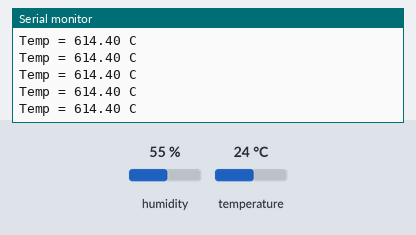
Bench run of a sketch on a simulated Arduino Uno, built with avr-gcc and run on an emulated ATmega328P. Shown: the last lines printed to the serial monitor. Wiring (inferred from the names in the program): DHT11 sensor: data pin 13. The test bench sets the inputs (shaded band); at power-on: temperature 24 °C, humidity 55 %.

Above: at 3.1 s.
3.2 s: temperature set to 12 °C
At 4.52 s:
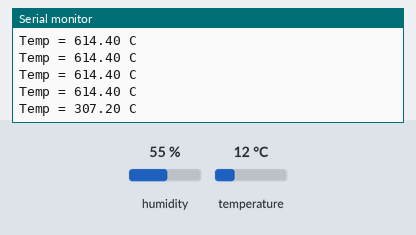
6.0 s: temperature set to 19 °C
At 6.28 s:
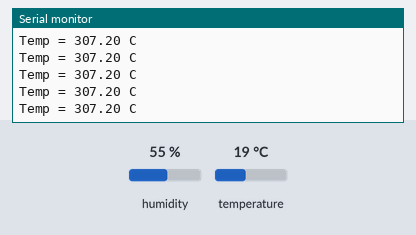
Timing chart, 0 to 9.0 s (numbered marks = the images above; inputs shaded):
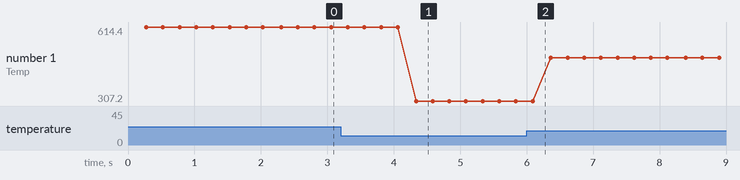

The sketch:

TestEnvironment.ino
```cpp
/*
This program is designed to test LED modules, and their
components. The sensors that report to this program were
placed in a controlled environment described in another
document.


This program is designed for a specific test environment.
Therefore, it cannot be used in other environments.

by Stephen Jefferson 3/24/2014
*/

//Temperature and humidity sensing
#include "LEDTest.h"
#define TEMPPIN 13    // modify to the pin we connected

LEDTest ledtest(TEMPPIN);


void setup() {
  //1
  Serial.begin(9600);
  Serial.println("LEDTemp test!");
  ledtest.begin();

}

void loop() {
  // Reading temperature or humidity takes about 250 milliseconds!
 // Sensor readings may also be up to 2 seconds 'old' (its a very slow sensor)

 float t = ledtest.readTemp();
 // check if returns are valid, if they are NaN (not a number) then something went wrong!
 if (isnan(t) ) {
   Serial.println("Temp read error");
 } else {

   Serial.print("Temp = ");
   Serial.print(t);
   Serial.println(" C");
 }


}
```

LEDTest.cpp
```cpp
/* Temp reader shit
 very important doc for bitwis shit: http://www.futurlec.com/Datasheet/Sensor/HM2301.pdf
*/

#include "LEDTest.h"

LEDTest::LEDTest(uint8_t pin, uint8_t count) {
  _count = count;
  initialreading = true;
 _pin = pin;

}

void LEDTest::begin(void) {
  // setup pins
  pinMode(_pin, INPUT);
  digitalWrite(_pin, HIGH);	// set initial pin value to high and...
  _previousreadtime = 0;	// set to 0 for first (this keeps shit in line)
}

// returns float (temp in celcius)
float LEDTest::readTemp() {
  float f;

  if (read()) {
      f = data[2] & 0x7F;
      f *= 256;
      f += data[3];
      f /= 10;
      if (data[2] & 0x80)
	f *= -1;

      return f;

  }
  Serial.print("Read fail");
  return NAN;
}


// DATA=8 bit integral RH data+8 bit decimal RH data+8 bit integral T data+8 bit decimal T data+8 bit check-sum

boolean LEDTest::read(void) {

  byte previousstate = HIGH;
  byte j = 0, i;
  byte counter = 0;
  unsigned long time;

  // pull up pin and wait (250 milliseconds due to hardware limitation)
  digitalWrite(_pin, HIGH);	// tells hardware its time to go
  delay(250);

  time = millis();

  if (time < _previousreadtime) {
    _previousreadtime = 0;
  }
  if (!initialreading && ((time - _previousreadtime) < 2000)) {
    return true; // return most recent valid reading
    //delay(2000 - (time - _previousreadtime));
  }

  initialreading = false;

  _previousreadtime = millis();

  // DATA=8 bit integral RH data+8 bit decimal RH data+8 bit integral T data+8 bit decimal T data+8 bit check-sum
  data[0] = data[1] = data[2] = data[3] = data[4] = 0; // RH (relative humidity is left out for now)

  // now pull it low for ~20 millis
  pinMode(_pin, OUTPUT);
  digitalWrite(_pin, LOW);
  delay(20);
  cli();
  digitalWrite(_pin, HIGH);
  delayMicroseconds(40);
  pinMode(_pin, INPUT);

  // adjust iteration to timing
  for ( i=0; i< TIMINGLIMIT; i++) {
    counter = 0;
    while (digitalRead(_pin) == previousstate) {
      counter++;
      delayMicroseconds(1);
      if (counter == 255) {
        break; // fail because it should not be high forthis long
      }
    }
    previousstate = digitalRead(_pin);

    if (counter == 255) break; //just in case

    // disregard initial 3 bits
    if ((i >= 4) && (i%2 == 0)) {
      // push bit into storage byte
      data[j/8] <<= 1;			// shift left
      if (counter > _count)
        data[j/8] |= 1;
      j++;
    }

  }

  sei();

  // check shit (40 bits, checksum)
  if ((j >= 40) &&
      (data[4] == ((data[0] + data[1] + data[2] + data[3]) & 0xFF)) ) {
    return true;
  }


  return false;

}
```

LEDTest.h
```cpp
/* Temp reader shit
 very important doc: http://www.futurlec.com/Datasheet/Sensor/HM2301.pdf
*/

#ifndef LEDTest_H
#define LEDTest_H
#if ARDUINO >= 100
 #include "Arduino.h"
#else
 #include "WProgram.h"
#endif

// how many timing transitions we need to keep track of. 2 * number bits + extra
#define TIMINGLIMIT 85

class LEDTest {
 private:
  byte data[6];
  byte _pin, _count;
  unsigned long _previousreadtime;
  boolean read(void);
  boolean initialreading;

 public:
  LEDTest(byte pin, byte count=6);
  void begin(void);
  float readTemp();

};
#endif
```

Measured:
- after the input at 3.2 s, the serial monitor: prints a new line after 1.1 s (image 1)
- plotted number 1: 614.4 → 307.2 after the input at 3.2 s, 307.2 → 486.4 after the input at 6.0 s
